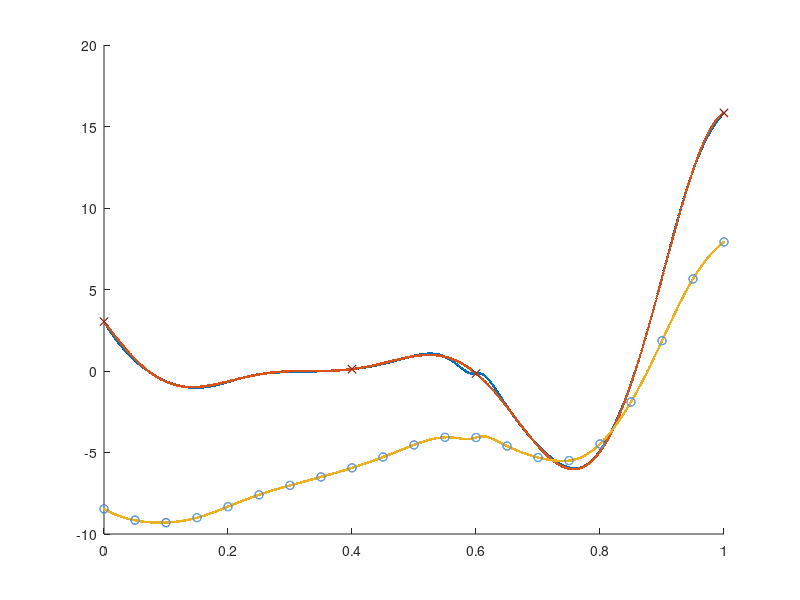

Recreate this plot in MATLAB.
clear all
close all
clc

test = load('y_test.dat');
low = load('y_l.dat');
high = load('y_h.dat');

figure()
hold on
scatter(test(:,1), test(:,2), '.');
scatter(test(:,1), test(:,3), '.');
scatter(test(:,1), test(:,4), '.');

scatter(low(:,1), low(:,2), 'o');
scatter(high(:,1), high(:,2), 'x');

scatter(low(:,1), low(:,3), 'o');
scatter(high(:,1), high(:,3), 'x');